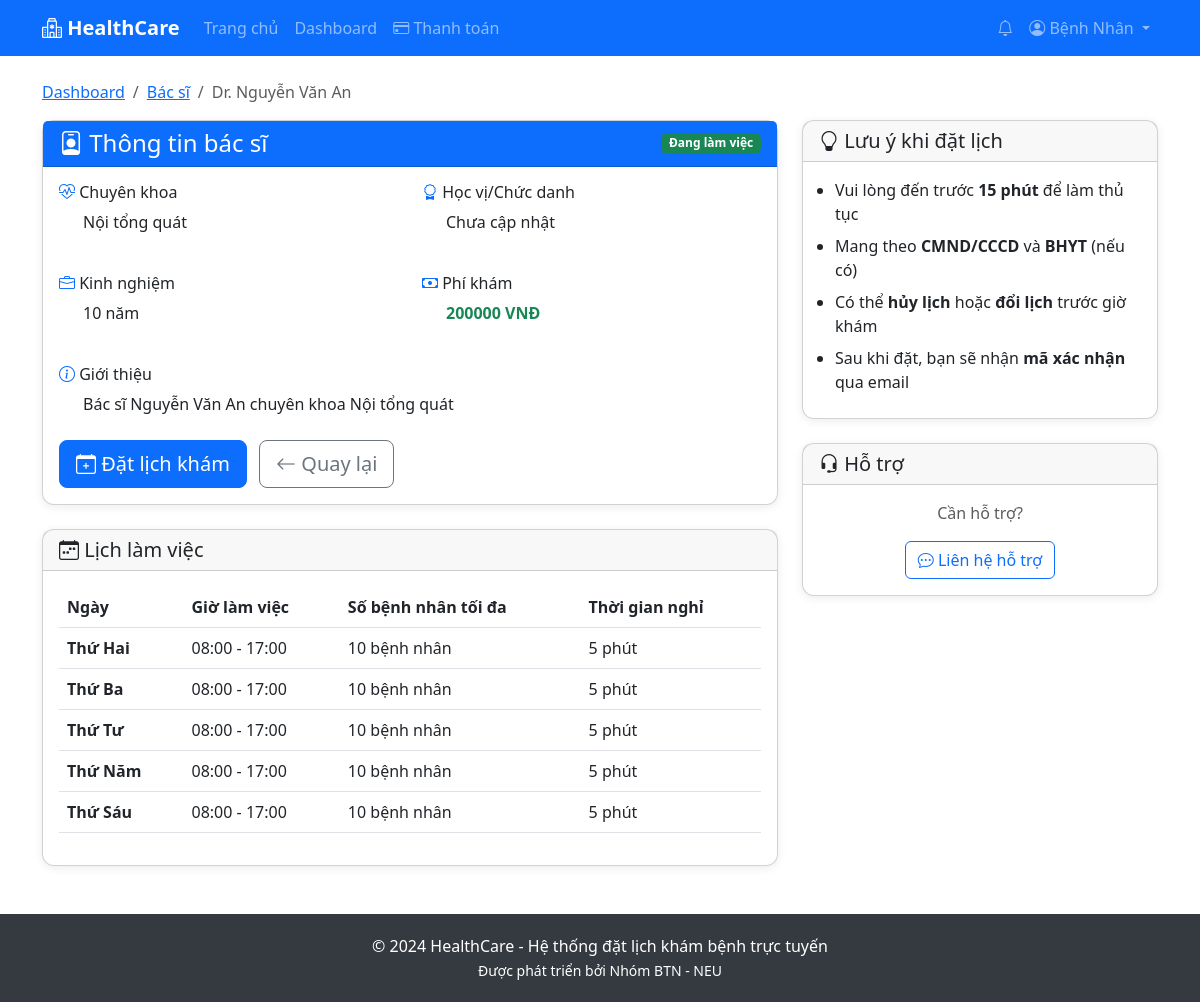
The app's page /patient/doctors/1/ (signed in) with its own data.
### accounts/models.py (models this page shows, shortened)
class User(AbstractUser):
    ROLE_CHOICES = [
        ('patient', 'Bệnh nhân'),
        ('doctor', 'Bác sĩ'),
        ('admin', 'Quản trị viên'),
    ]
    role = models.CharField(max_length=10, choices=ROLE_CHOICES, default='patient')
    phone = models.CharField(max_length=15, blank=True)
    address = models.TextField(blank=True)
    is_active = models.BooleanField(default=True)
    def is_patient(self):
        return self.role == 'patient'

### doctors/models.py (models this page shows, shortened)
class Doctor(models.Model):
    STATUS_CHOICES = [
        ('available', 'Đang làm việc'),
        ('busy', 'Bận'),
        ('off', 'Nghỉ phép'),
    ]
    user = models.OneToOneField(User, on_delete=models.CASCADE, related_name='doctor_profile')
    specialization = models.ForeignKey(Specialization, on_delete=models.SET_NULL, null=True, related_name='doctors')
    qualification = models.CharField(max_length=200, blank=True)
    experience_years = models.PositiveIntegerField(default=0)
    consultation_fee = models.DecimalField(max_digits=10, decimal_places=0, default=0)
    status = models.CharField(max_length=20, choices=STATUS_CHOICES, default='available')
    bio = models.TextField(blank=True)
    clinic_name = models.CharField(max_length=200, blank=True, help_text='Tên phòng khám')
    clinic_address = models.TextField(blank=True, help_text='Địa chỉ phòng khám')
    clinic_phone = models.CharField(max_length=15, blank=True, help_text='Số điện thoại phòng khám')
    clinic_map_url = models.URLField(blank=True, help_text='URL Google Maps iframe')
    @property
    def total_ratings(self):
        from .models import DoctorRating
        return DoctorRating.objects.filter(doctor=self).count()
    created_at = models.DateTimeField(auto_now_add=True)
    updated_at = models.DateTimeField(auto_now=True)
    def __str__(self):
        return f"BS. {self.user.get_full_name() or self.user.username}"
    class Meta:
        verbose_name = 'Bác sĩ'
        verbose_name_plural = 'Bác sĩ'

class Specialization(models.Model):
    name = models.CharField(max_length=100, unique=True)
    description = models.TextField(blank=True)
    class Meta:
        verbose_name = 'Chuyên khoa'
        verbose_name_plural = 'Chuyên khoa'

class DoctorSchedule(models.Model):
    WEEKDAY_CHOICES = [
        (0, 'Thứ Hai'),
        (1, 'Thứ Ba'),
        (2, 'Thứ Tư'),
        (3, 'Thứ Năm'),
        (4, 'Thứ Sáu'),
        (5, 'Thứ Bảy'),
        (6, 'Chủ Nhật'),
    ]
    doctor = models.ForeignKey(Doctor, on_delete=models.CASCADE, related_name='schedules')
    weekday = models.IntegerField(choices=WEEKDAY_CHOICES)
    start_time = models.TimeField()
    end_time = models.TimeField()
    max_patients = models.PositiveIntegerField(default=10)
    is_active = models.BooleanField(default=True)
    buffer_minutes = models.PositiveIntegerField(
        default=5,
        help_text='Thời gian nghỉ giữa các ca (phút)'
    )
    class Meta:
        verbose_name = 'Lịch làm việc'
        verbose_name_plural = 'Lịch làm việc'
        unique_together = ['doctor', 'weekday', 'start_time']

### patients/views.py (the view)
    def wrapper(request, *args, **kwargs):
        if not request.user.is_patient():
            messages.error(request, 'Bạn không có quyền truy cập trang này.')
            return redirect('dashboard')
        return view_func(request, *args, **kwargs)

### patients/views.py (called while the page is built)
def patient_required(view_func):
    def wrapper(request, *args, **kwargs):
        if not request.user.is_patient():
            messages.error(request, 'Bạn không có quyền truy cập trang này.')
            return redirect('dashboard')
        return view_func(request, *args, **kwargs)
    return wrapper

@login_required
@patient_required
def doctor_detail(request, doctor_id):
    doctor = get_object_or_404(Doctor, id=doctor_id)
    schedules = doctor.schedules.filter(is_active=True)
    context = {
        'doctor': doctor,
        'schedules': schedules,
    }
    return render(request, 'patients/doctor_detail.html', context)

### templates/patients/doctor_detail.html (shortened to what this page needs)
{% extends 'base.html' %}
{% block content %}
<div class="container py-4">
    <nav aria-label="breadcrumb" class="mb-3">
        <ol class="breadcrumb">
            <li class="breadcrumb-item"><a href="{% url 'patient_dashboard' %}">Dashboard</a></li>
            <li class="breadcrumb-item"><a href="{% url 'doctor_list' %}">Bác sĩ</a></li>
            <li class="breadcrumb-item active">Dr. {{ doctor.user.get_full_name }}</li>
        </ol>
    </nav>
    <div class="row">
        <div class="col-lg-8">
            <div class="card mb-4">
                <div class="card-header bg-primary text-white d-flex justify-content-between align-items-center">
                    <h4 class="mb-0"><i class="bi bi-person-badge"></i> Thông tin bác sĩ</h4>
                    <span class="badge {% if doctor.status == 'available' %}bg-success{% else %}bg-secondary{% endif %}">
                        {{ doctor.get_status_display }}
                    </span>
                </div>
                <div class="card-body">
                    <div class="row mb-4">
                        <div class="col-md-6">
                            <h6><i class="bi bi-heart-pulse text-primary"></i> Chuyên khoa</h6>
                            <p class="ms-4">{{ doctor.specialization.name|default:"Chưa cập nhật" }}</p>
                        </div>
                        <div class="col-md-6">
                            <h6><i class="bi bi-award text-primary"></i> Học vị/Chức danh</h6>
                            <p class="ms-4">{{ doctor.qualification|default:"Chưa cập nhật" }}</p>
                        </div>
                    </div>
                    <div class="row mb-4">
                        <div class="col-md-6">
                            <h6><i class="bi bi-briefcase text-primary"></i> Kinh nghiệm</h6>
                            <p class="ms-4">{{ doctor.experience_years }} năm</p>
                        </div>
                        <div class="col-md-6">
                            <h6><i class="bi bi-cash text-primary"></i> Phí khám</h6>
                            <p class="ms-4 fw-bold text-success">{{ doctor.consultation_fee|floatformat:0 }} VNĐ</p>
                        </div>
                    </div>
                    {% if doctor.bio %}
                        <div class="mb-4">
                            <h6><i class="bi bi-info-circle text-primary"></i> Giới thiệu</h6>
                            <p class="ms-4">{{ doctor.bio }}</p>
                        </div>
                    {% endif %}
                    <div class="d-grid gap-2 d-md-block">
                        <a href="{% url 'book_appointment_doctor' doctor.id %}" class="btn btn-primary btn-lg me-md-2">
                            <i class="bi bi-calendar-plus"></i> Đặt lịch khám
                        </a>
                        <a href="{% url 'doctor_list' %}" class="btn btn-outline-secondary btn-lg">
                            <i class="bi bi-arrow-left"></i> Quay lại
                        </a>
                    </div>
                </div>
            </div>
            <div class="card mb-4">
                <div class="card-header">
                    <h5 class="mb-0"><i class="bi bi-calendar-week"></i> Lịch làm việc</h5>
                </div>
                <div class="card-body">
                    {% if schedules %}
                        <div class="table-responsive">
                            <table class="table table-hover">
                                <thead>
                                    <tr>
                                        <th>Ngày</th>
                                        <th>Giờ làm việc</th>
                                        <th>Số bệnh nhân tối đa</th>
                                        <th>Thời gian nghỉ</th>
                                    </tr>
                                </thead>
                                <tbody>
                                    {% for schedule in schedules %}
                                        <tr>
                                            <td><strong>{{ schedule.get_weekday_display }}</strong></td>
                                            <td>{{ schedule.start_time }} - {{ schedule.end_time }}</td>
                                            <td>{{ schedule.max_patients }} bệnh nhân</td>
                                            <td>{{ schedule.buffer_minutes }} phút</td>
                                        </tr>
                                    {% endfor %}
                                </tbody>
                            </table>
                        </div>
                    {% else %}
                        <p class="text-muted mb-0 text-center">Bác sĩ chưa cập nhật lịch làm việc.</p>
                    {% endif %}
                </div>
            </div>
        </div>
        <div class="col-lg-4">
            <div class="card mb-4">
                <div class="card-header">
                    <h5 class="mb-0"><i class="bi bi-lightbulb"></i> Lưu ý khi đặt lịch</h5>
                </div>
                <div class="card-body">
                    <ul class="mb-0 ps-3">
                        <li class="mb-2">Vui lòng đến trước <strong>15 phút</strong> để làm thủ tục</li>
                        <li class="mb-2">Mang theo <strong>CMND/CCCD</strong> và <strong>BHYT</strong> (nếu có)</li>
                        <li class="mb-2">Có thể <strong>hủy lịch</strong> hoặc <strong>đổi lịch</strong> trước giờ khám</li>
                        <li class="mb-2">Sau khi đặt, bạn sẽ nhận <strong>mã xác nhận</strong> qua email</li>
                    </ul>
                </div>
            </div>
            <div class="card">
                <div class="card-header">
                    <h5 class="mb-0"><i class="bi bi-headset"></i> Hỗ trợ</h5>
                </div>
                <div class="card-body text-center">
                    <p class="text-muted">Cần hỗ trợ?</p>
                    <a href="{% url 'contact' %}" class="btn btn-outline-primary">
                        <i class="bi bi-chat-dots"></i> Liên hệ hỗ trợ
                    </a>
                </div>
            </div>
        </div>
    </div>
</div>
{% endblock %}

### templates/base.html (shortened to what this page needs)
<!DOCTYPE html>
<html lang="vi">
<head>
    <link href="https://cdn.jsdelivr.net/npm/bootstrap@5.3.0/dist/css/bootstrap.min.css" rel="stylesheet">
    <link href="https://cdn.jsdelivr.net/npm/bootstrap-icons@1.10.0/font/bootstrap-icons.css" rel="stylesheet">
</head>
<body>
    <nav class="navbar navbar-expand-lg navbar-dark bg-primary">
        <div class="container">
            <a class="navbar-brand" href="{% url 'home' %}">
                <i class="bi bi-hospital"></i> HealthCare
            </a>
            <div class="collapse navbar-collapse" id="navbarNav">
                <ul class="navbar-nav me-auto">
                    <li class="nav-item">
                        <a class="nav-link" href="{% url 'home' %}">Trang chủ</a>
                    </li>
                    {% if user.is_authenticated %}
                        <li class="nav-item">
                            <a class="nav-link" href="{% url 'dashboard' %}">Dashboard</a>
                        </li>
                        {% if user.is_patient %}
                        <li class="nav-item">
                            <a class="nav-link" href="{% url 'payment_history' %}">
                                <i class="bi bi-credit-card"></i> Thanh toán
                            </a>
                        </li>
                        {% endif %}
                    {% endif %}
                </ul>
                <ul class="navbar-nav">
                    {% if user.is_authenticated %}
                        <li class="nav-item dropdown">
                            <a class="nav-link position-relative" href="#" id="notificationDropdown" role="button" data-bs-toggle="dropdown">
                                <i class="bi bi-bell"></i>
                            </a>
                        </li>
                        <li class="nav-item dropdown">
                            <a class="nav-link dropdown-toggle" href="#" id="userDropdown" role="button" data-bs-toggle="dropdown">
                                <i class="bi bi-person-circle"></i>
                                <span class="d-none d-md-inline">{{ user.get_full_name|default:user.username }}</span>
                            </a>
                        </li>
                    {% endif %}
                </ul>
            </div>
        </div>
    </nav>
    <main>
        {% block content %}{% endblock %}
    </main>
    <footer>
        <div class="container text-center">
            <p class="mb-0">&copy; 2024 HealthCare - Hệ thống đặt lịch khám bệnh trực tuyến</p>
            <small>Được phát triển bởi Nhóm BTN - NEU</small>
        </div>
    </footer>
</body>
</html>

### templates/base.html (style rules this page uses)
:root { --primary-gradient: linear-gradient(135deg, #667eea 0%, #764ba2 100%); --primary-color: #667eea; }
* { -webkit-tap-highlight-color: transparent; }
body { min-height: 100vh; display: flex; flex-direction: column; font-size: 16px; }
.navbar-brand { font-weight: bold; }
.card { transition: transform 0.2s; border-radius: 12px; box-shadow: 0 2px 10px rgba(0,0,0,0.08); }
footer { margin-top: auto; background-color: #343a40; color: white; padding: 20px 0; }
.navbar { position: sticky; top: 0; z-index: 1030; }

### records on screen
User: get_full_name "Bệnh Nhân"
Doctor: user.get_full_name "Nguyễn Văn An", status "Đang làm việc", specialization.name "Nội tổng quát", qualification "Chưa cập nhật", experience_years "10", consultation_fee "200000", bio "Bác sĩ Nguyễn Văn An chuyên khoa Nội tổng quát"
DoctorSchedule: weekday "Thứ Hai", start_time "08:00", end_time "17:00", max_patients "10", buffer_minutes "5"
DoctorSchedule: weekday "Thứ Ba", start_time "08:00", end_time "17:00", max_patients "10", buffer_minutes "5"
DoctorSchedule: weekday "Thứ Tư", start_time "08:00", end_time "17:00", max_patients "10", buffer_minutes "5"
DoctorSchedule: weekday "Thứ Năm", start_time "08:00", end_time "17:00", max_patients "10", buffer_minutes "5"
DoctorSchedule: weekday "Thứ Sáu", start_time "08:00", end_time "17:00", max_patients "10", buffer_minutes "5"
